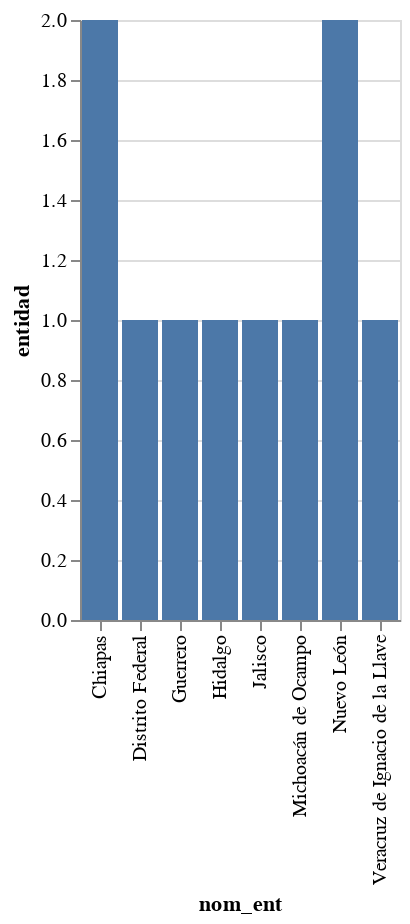

Notebook cell for this chart:
### Markdown cell above
Solucion inciso c)

### Code cell
muestra10_1 = dataframe.sample(n=10)
muestra10_1
m10_1 = muestra10_1.groupby('nom_ent').count()
m10_1.to_csv('m10_1.csv')
df10_1 = pd.read_csv('m10_1.csv')
alt.Chart(df10_1).mark_bar().encode(
    alt.X("nom_ent"),
    y='entidad',
)

### Figure 1 — Vega-Lite specification as saved in the notebook (floating-point values rounded to 4 significant figures)
{"config": {"view": {"continuousWidth": 400, "continuousHeight": 300}}, "data": {"name": "data-3bcb4688a24285aa0aaa733d8c22dc3c"}, "mark": "bar", "encoding": {"x": {"field": "nom_ent", "type": "nominal"}, "y": {"field": "entidad", "type": "quantitative"}}, "$schema": "https://vega.github.io/schema/vega-lite/v4.17.0.json", "datasets": {"data-3bcb4688a24285aa0aaa733d8c22dc3c": [{"nom_ent": "Chiapas", "entidad": 2, "mun": 2, "nom_mun": 2, "loc": 2, "nom_loc": 2, "longitud": 2, "latitud": 2, "altitud": 2, "p_total": 2, "p_mas": 2, "p_fem": 2, "p_0a4_an": 2, "p_0a4_ma": 2, "p_0a4_fe": 2, "p_0a14_a": 2, "p_0a14_ma": 2, "p_0a14_fe": 2, "p_5_an": 2, "p_5ymas": 2, "p_5ymas_m": 2, "p_5ymas_f": 2, "p_6a11_an": 2, "p_6a14_an": 2, "p_6a14_m": 2, "p_6a14_f": 2, "p_12a14_an": 2, "p_12ymas": 2, "p_15ymas": 2, "p_15ymas_m": 2, "p_15ymas_f": 2, "p_15a24": 2, "p_f_15a49": 2, "p_15a59": 2, "p_15a59_m": 2, "p_15a59_f": 2, "p_18ymas": 2, "p_m_18ymas": 2, "p_f_18ymas": 2, "p_60ymas": 2, "p_m_60ymas": 2, "p_f_60ymas": 2, "p_65ymas": 2, "p_65ymas_m": 2, "p_65ymas_f": 2, "rel_h_m": 2, "prom_hnv": 2, "p_re2000": 2, "p_oe2000": 2, "p_m_oe2000": 2, "p_f_oe2000": 2, "p_eu2000": 2, "p_sinder": 2, "p_dere": 2, "p_imss": 2, "p_issste": 2, "p_segpop": 2, "p_8a14an": 2, "p_m_8a14an": 2, "p_f_8a14an": 2, "p_15maan": 2, "p_m_15maan": 2, "p_f_15maan": 2, "p_5_noae": 2, "p_m_5_noae": 2, "p_f_5_noae": 2, "p_6a11_noa": 2, "p6a14noa": 2, "pm_6a14noa": 2, "pf_6a14noa": 2, "p12a14_noa": 2, "p_15a24a": 2, "p_m_15a24a": 2, "p_f_15a24a": 2, "p15ymase": 2, "pm_15ymase": 2, "pf_15ymase": 2, "p15ym_ebin": 2, "pm15ymebin": 2, "pf15ymebin": 2, "p15ym_ebc": 2, "pm15ym_ebc": 2, "pf15ym_ebc": 2, "p15ymapb": 2, "pm_15ymapb": 2, "pf_15ymapb": 2, "graproes": 2, "gradoes_m": 2, "gradoes_f": 2, "p5ymahli": 2, "p5ymahli_m": 2, "p5ymahli_f": 2, "p5ymaline": 2, "pm5ymaline": 2, "pf5ymaline": 2, "p5ymalies": 2, "pmymalies": 2, "pfymalies": 2, "p_hog_ind": 2, "tot_hog": 2, "hogar_jm": 2, "hogar_jf": 2, "p_hogar": 2, "p_hog_jm": 2, "p_hog_jf": 2, "t_vivhab": 2, "vivparha": 2, "o_vivpar": 2, "pro_vipa": 2, "pro_c_vp": 2, "vph_pidt": 2, "vph_con_pt": 2, "vph_1dor": 2, "vph_2ymasd": 2, "vph_1cua": 2, "vph_2cua": 2, "vph_3ymasc": 2, "vph_excsa": 2, "vph_agdv": 2, "vph_noag": 2, "vph_dren": 2, "vph_nodren": 2, "vph_enel": 2, "vph_dree": 2, "vph_nade": 2, "vph_sbie": 2, "vph_tv": 2, "vph_refr": 2, "vph_lava": 2, "vph_pc": 2}, {"nom_ent": "Distrito Federal", "entidad": 1, "mun": 1, "nom_mun": 1, "loc": 1, "nom_loc": 1, "longitud": 1, "latitud": 1, "altitud": 1, "p_total": 1, "p_mas": 1, "p_fem": 1, "p_0a4_an": 1, "p_0a4_ma": 1, "p_0a4_fe": 1, "p_0a14_a": 1, "p_0a14_ma": 1, "p_0a14_fe": 1, "p_5_an": 1, "p_5ymas": 1, "p_5ymas_m": 1, "p_5ymas_f": 1, "p_6a11_an": 1, "p_6a14_an": 1, "p_6a14_m": 1, "p_6a14_f": 1, "p_12a14_an": 1, "p_12ymas": 1, "p_15ymas": 1, "p_15ymas_m": 1, "p_15ymas_f": 1, "p_15a24": 1, "p_f_15a49": 1, "p_15a59": 1, "p_15a59_m": 1, "p_15a59_f": 1, "p_18ymas": 1, "p_m_18ymas": 1, "p_f_18ymas": 1, "p_60ymas": 1, "p_m_60ymas": 1, "p_f_60ymas": 1, "p_65ymas": 1, "p_65ymas_m": 1, "p_65ymas_f": 1, "rel_h_m": 1, "prom_hnv": 1, "p_re2000": 1, "p_oe2000": 1, "p_m_oe2000": 1, "p_f_oe2000": 1, "p_eu2000": 1, "p_sinder": 1, "p_dere": 1, "p_imss": 1, "p_issste": 1, "p_segpop": 1, "p_8a14an": 1, "p_m_8a14an": 1, "p_f_8a14an": 1, "p_15maan": 1, "p_m_15maan": 1, "p_f_15maan": 1, "p_5_noae": 1, "p_m_5_noae": 1, "p_f_5_noae": 1, "p_6a11_noa": 1, "p6a14noa": 1, "pm_6a14noa": 1, "pf_6a14noa": 1, "p12a14_noa": 1, "p_15a24a": 1, "p_m_15a24a": 1, "p_f_15a24a": 1, "p15ymase": 1, "pm_15ymase": 1, "pf_15ymase": 1, "p15ym_ebin": 1, "pm15ymebin": 1, "pf15ymebin": 1, "p15ym_ebc": 1, "pm15ym_ebc": 1, "pf15ym_ebc": 1, "p15ymapb": 1, "pm_15ymapb": 1, "pf_15ymapb": 1, "graproes": 1, "gradoes_m": 1, "gradoes_f": 1, "p5ymahli": 1, "p5ymahli_m": 1, "p5ymahli_f": 1, "p5ymaline": 1, "pm5ymaline": 1, "pf5ymaline": 1, "p5ymalies": 1, "pmymalies": 1, "pfymalies": 1, "p_hog_ind": 1, "tot_hog": 1, "hogar_jm": 1, "hogar_jf": 1, "p_hogar": 1, "p_hog_jm": 1, "p_hog_jf": 1, "t_vivhab": 1, "vivparha": 1, "o_vivpar": 1, "pro_vipa": 1, "pro_c_vp": 1, "vph_pidt": 1, "vph_con_pt": 1, "vph_1dor": 1, "vph_2ymasd": 1, "vph_1cua": 1, "vph_2cua": 1, "vph_3ymasc": 1, "vph_excsa": 1, "vph_agdv": 1, "vph_noag": 1, "vph_dren": 1, "vph_nodren": 1, "vph_enel": 1, "vph_dree": 1, "vph_nade": 1, "vph_sbie": 1, "vph_tv": 1, "vph_refr": 1, "vph_lava": 1, "vph_pc": 1}, {"nom_ent": "Guerrero", "entidad": 1, "mun": 1, "nom_mun": 1, "loc": 1, "nom_loc": 1, "longitud": 1, "latitud": 1, "altitud": 1, "p_total": 1, "p_mas": 1, "p_fem": 1, "p_0a4_an": 1, "p_0a4_ma": 1, "p_0a4_fe": 1, "p_0a14_a": 1, "p_0a14_ma": 1, "p_0a14_fe": 1, "p_5_an": 1, "p_5ymas": 1, "p_5ymas_m": 1, "p_5ymas_f": 1, "p_6a11_an": 1, "p_6a14_an": 1, "p_6a14_m": 1, "p_6a14_f": 1, "p_12a14_an": 1, "p_12ymas": 1, "p_15ymas": 1, "p_15ymas_m": 1, "p_15ymas_f": 1, "p_15a24": 1, "p_f_15a49": 1, "p_15a59": 1, "p_15a59_m": 1, "p_15a59_f": 1, "p_18ymas": 1, "p_m_18ymas": 1, "p_f_18ymas": 1, "p_60ymas": 1, "p_m_60ymas": 1, "p_f_60ymas": 1, "p_65ymas": 1, "p_65ymas_m": 1, "p_65ymas_f": 1, "rel_h_m": 1, "prom_hnv": 1, "p_re2000": 1, "p_oe2000": 1, "p_m_oe2000": 1, "p_f_oe2000": 1, "p_eu2000": 1, "p_sinder": 1, "p_dere": 1, "p_imss": 1, "p_issste": 1, "p_segpop": 1, "p_8a14an": 1, "p_m_8a14an": 1, "p_f_8a14an": 1, "p_15maan": 1, "p_m_15maan": 1, "p_f_15maan": 1, "p_5_noae": 1, "p_m_5_noae": 1, "p_f_5_noae": 1, "p_6a11_noa": 1, "p6a14noa": 1, "pm_6a14noa": 1, "pf_6a14noa": 1, "p12a14_noa": 1, "p_15a24a": 1, "p_m_15a24a": 1, "p_f_15a24a": 1, "p15ymase": 1, "pm_15ymase": 1, "pf_15ymase": 1, "p15ym_ebin": 1, "pm15ymebin": 1, "pf15ymebin": 1, "p15ym_ebc": 1, "pm15ym_ebc": 1, "pf15ym_ebc": 1, "p15ymapb": 1, "pm_15ymapb": 1, "pf_15ymapb": 1, "graproes": 1, "gradoes_m": 1, "gradoes_f": 1, "p5ymahli": 1, "p5ymahli_m": 1, "p5ymahli_f": 1, "p5ymaline": 1, "pm5ymaline": 1, "pf5ymaline": 1, "p5ymalies": 1, "pmymalies": 1, "pfymalies": 1, "p_hog_ind": 1, "tot_hog": 1, "hogar_jm": 1, "hogar_jf": 1, "p_hogar": 1, "p_hog_jm": 1, "p_hog_jf": 1, "t_vivhab": 1, "vivparha": 1, "o_vivpar": 1, "pro_vipa": 1, "pro_c_vp": 1, "vph_pidt": 1, "vph_con_pt": 1, "vph_1dor": 1, "vph_2ymasd": 1, "vph_1cua": 1, "vph_2cua": 1, "vph_3ymasc": 1, "vph_excsa": 1, "vph_agdv": 1, "vph_noag": 1, "vph_dren": 1, "vph_nodren": 1, "vph_enel": 1, "vph_dree": 1, "vph_nade": 1, "vph_sbie": 1, "vph_tv": 1, "vph_refr": 1, "vph_lava": 1, "vph_pc": 1}, {"nom_ent": "Hidalgo", "entidad": 1, "mun": 1, "nom_mun": 1, "loc": 1, "nom_loc": 1, "longitud": 1, "latitud": 1, "altitud": 1, "p_total": 1, "p_mas": 1, "p_fem": 1, "p_0a4_an": 1, "p_0a4_ma": 1, "p_0a4_fe": 1, "p_0a14_a": 1, "p_0a14_ma": 1, "p_0a14_fe": 1, "p_5_an": 1, "p_5ymas": 1, "p_5ymas_m": 1, "p_5ymas_f": 1, "p_6a11_an": 1, "p_6a14_an": 1, "p_6a14_m": 1, "p_6a14_f": 1, "p_12a14_an": 1, "p_12ymas": 1, "p_15ymas": 1, "p_15ymas_m": 1, "p_15ymas_f": 1, "p_15a24": 1, "p_f_15a49": 1, "p_15a59": 1, "p_15a59_m": 1, "p_15a59_f": 1, "p_18ymas": 1, "p_m_18ymas": 1, "p_f_18ymas": 1, "p_60ymas": 1, "p_m_60ymas": 1, "p_f_60ymas": 1, "p_65ymas": 1, "p_65ymas_m": 1, "p_65ymas_f": 1, "rel_h_m": 1, "prom_hnv": 1, "p_re2000": 1, "p_oe2000": 1, "p_m_oe2000": 1, "p_f_oe2000": 1, "p_eu2000": 1, "p_sinder": 1, "p_dere": 1, "p_imss": 1, "p_issste": 1, "p_segpop": 1, "p_8a14an": 1, "p_m_8a14an": 1, "p_f_8a14an": 1, "p_15maan": 1, "p_m_15maan": 1, "p_f_15maan": 1, "p_5_noae": 1, "p_m_5_noae": 1, "p_f_5_noae": 1, "p_6a11_noa": 1, "p6a14noa": 1, "pm_6a14noa": 1, "pf_6a14noa": 1, "p12a14_noa": 1, "p_15a24a": 1, "p_m_15a24a": 1, "p_f_15a24a": 1, "p15ymase": 1, "pm_15ymase": 1, "pf_15ymase": 1, "p15ym_ebin": 1, "pm15ymebin": 1, "pf15ymebin": 1, "p15ym_ebc": 1, "pm15ym_ebc": 1, "pf15ym_ebc": 1, "p15ymapb": 1, "pm_15ymapb": 1, "pf_15ymapb": 1, "graproes": 1, "gradoes_m": 1, "gradoes_f": 1, "p5ymahli": 1, "p5ymahli_m": 1, "p5ymahli_f": 1, "p5ymaline": 1, "pm5ymaline": 1, "pf5ymaline": 1, "p5ymalies": 1, "pmymalies": 1, "pfymalies": 1, "p_hog_ind": 1, "tot_hog": 1, "hogar_jm": 1, "hogar_jf": 1, "p_hogar": 1, "p_hog_jm": 1, "p_hog_jf": 1, "t_vivhab": 1, "vivparha": 1, "o_vivpar": 1, "pro_vipa": 1, "pro_c_vp": 1, "vph_pidt": 1, "vph_con_pt": 1, "vph_1dor": 1, "vph_2ymasd": 1, "vph_1cua": 1, "vph_2cua": 1, "vph_3ymasc": 1, "vph_excsa": 1, "vph_agdv": 1, "vph_noag": 1, "vph_dren": 1, "vph_nodren": 1, "vph_enel": 1, "vph_dree": 1, "vph_nade": 1, "vph_sbie": 1, "vph_tv": 1, "vph_refr": 1, "vph_lava": 1, "vph_pc": 1}, {"nom_ent": "Jalisco", "entidad": 1, "mun": 1, "nom_mun": 1, "loc": 1, "nom_loc": 1, "longitud": 1, "latitud": 1, "altitud": 1, "p_total": 1, "p_mas": 1, "p_fem": 1, "p_0a4_an": 1, "p_0a4_ma": 1, "p_0a4_fe": 1, "p_0a14_a": 1, "p_0a14_ma": 1, "p_0a14_fe": 1, "p_5_an": 1, "p_5ymas": 1, "p_5ymas_m": 1, "p_5ymas_f": 1, "p_6a11_an": 1, "p_6a14_an": 1, "p_6a14_m": 1, "p_6a14_f": 1, "p_12a14_an": 1, "p_12ymas": 1, "p_15ymas": 1, "p_15ymas_m": 1, "p_15ymas_f": 1, "p_15a24": 1, "p_f_15a49": 1, "p_15a59": 1, "p_15a59_m": 1, "p_15a59_f": 1, "p_18ymas": 1, "p_m_18ymas": 1, "p_f_18ymas": 1, "p_60ymas": 1, "p_m_60ymas": 1, "p_f_60ymas": 1, "p_65ymas": 1, "p_65ymas_m": 1, "p_65ymas_f": 1, "rel_h_m": 1, "prom_hnv": 1, "p_re2000": 1, "p_oe2000": 1, "p_m_oe2000": 1, "p_f_oe2000": 1, "p_eu2000": 1, "p_sinder": 1, "p_dere": 1, "p_imss": 1, "p_issste": 1, "p_segpop": 1, "p_8a14an": 1, "p_m_8a14an": 1, "p_f_8a14an": 1, "p_15maan": 1, "p_m_15maan": 1, "p_f_15maan": 1, "p_5_noae": 1, "p_m_5_noae": 1, "p_f_5_noae": 1, "p_6a11_noa": 1, "p6a14noa": 1, "pm_6a14noa": 1, "pf_6a14noa": 1, "p12a14_noa": 1, "p_15a24a": 1, "p_m_15a24a": 1, "p_f_15a24a": 1, "p15ymase": 1, "pm_15ymase": 1, "pf_15ymase": 1, "p15ym_ebin": 1, "pm15ymebin": 1, "pf15ymebin": 1, "p15ym_ebc": 1, "pm15ym_ebc": 1, "pf15ym_ebc": 1, "p15ymapb": 1, "pm_15ymapb": 1, "pf_15ymapb": 1, "graproes": 1, "gradoes_m": 1, "gradoes_f": 1, "p5ymahli": 1, "p5ymahli_m": 1, "p5ymahli_f": 1, "p5ymaline": 1, "pm5ymaline": 1, "pf5ymaline": 1, "p5ymalies": 1, "pmymalies": 1, "pfymalies": 1, "p_hog_ind": 1, "tot_hog": 1, "hogar_jm": 1, "hogar_jf": 1, "p_hogar": 1, "p_hog_jm": 1, "p_hog_jf": 1, "t_vivhab": 1, "vivparha": 1, "o_vivpar": 1, "pro_vipa": 1, "pro_c_vp": 1, "vph_pidt": 1, "vph_con_pt": 1, "vph_1dor": 1, "vph_2ymasd": 1, "vph_1cua": 1, "vph_2cua": 1, "vph_3ymasc": 1, "vph_excsa": 1, "vph_agdv": 1, "vph_noag": 1, "vph_dren": 1, "vph_nodren": 1, "vph_enel": 1, "vph_dree": 1, "vph_nade": 1, "vph_sbie": 1, "vph_tv": 1, "vph_refr": 1, "vph_lava": 1, "vph_pc": 1}, {"nom_ent": "Michoacán de Ocampo", "entidad": 1, "mun": 1, "nom_mun": 1, "loc": 1, "nom_loc": 1, "longitud": 1, "latitud": 1, "altitud": 1, "p_total": 1, "p_mas": 1, "p_fem": 1, "p_0a4_an": 1, "p_0a4_ma": 1, "p_0a4_fe": 1, "p_0a14_a": 1, "p_0a14_ma": 1, "p_0a14_fe": 1, "p_5_an": 1, "p_5ymas": 1, "p_5ymas_m": 1, "p_5ymas_f": 1, "p_6a11_an": 1, "p_6a14_an": 1, "p_6a14_m": 1, "p_6a14_f": 1, "p_12a14_an": 1, "p_12ymas": 1, "p_15ymas": 1, "p_15ymas_m": 1, "p_15ymas_f": 1, "p_15a24": 1, "p_f_15a49": 1, "p_15a59": 1, "p_15a59_m": 1, "p_15a59_f": 1, "p_18ymas": 1, "p_m_18ymas": 1, "p_f_18ymas": 1, "p_60ymas": 1, "p_m_60ymas": 1, "p_f_60ymas": 1, "p_65ymas": 1, "p_65ymas_m": 1, "p_65ymas_f": 1, "rel_h_m": 1, "prom_hnv": 1, "p_re2000": 1, "p_oe2000": 1, "p_m_oe2000": 1, "p_f_oe2000": 1, "p_eu2000": 1, "p_sinder": 1, "p_dere": 1, "p_imss": 1, "p_issste": 1, "p_segpop": 1, "p_8a14an": 1, "p_m_8a14an": 1, "p_f_8a14an": 1, "p_15maan": 1, "p_m_15maan": 1, "p_f_15maan": 1, "p_5_noae": 1, "p_m_5_noae": 1, "p_f_5_noae": 1, "p_6a11_noa": 1, "p6a14noa": 1, "pm_6a14noa": 1, "pf_6a14noa": 1, "p12a14_noa": 1, "p_15a24a": 1, "p_m_15a24a": 1, "p_f_15a24a": 1, "p15ymase": 1, "pm_15ymase": 1, "pf_15ymase": 1, "p15ym_ebin": 1, "pm15ymebin": 1, "pf15ymebin": 1, "p15ym_ebc": 1, "pm15ym_ebc": 1, "pf15ym_ebc": 1, "p15ymapb": 1, "pm_15ymapb": 1, "pf_15ymapb": 1, "graproes": 1, "gradoes_m": 1, "gradoes_f": 1, "p5ymahli": 1, "p5ymahli_m": 1, "p5ymahli_f": 1, "p5ymaline": 1, "pm5ymaline": 1, "pf5ymaline": 1, "p5ymalies": 1, "pmymalies": 1, "pfymalies": 1, "p_hog_ind": 1, "tot_hog": 1, "hogar_jm": 1, "hogar_jf": 1, "p_hogar": 1, "p_hog_jm": 1, "p_hog_jf": 1, "t_vivhab": 1, "vivparha": 1, "o_vivpar": 1, "pro_vipa": 1, "pro_c_vp": 1, "vph_pidt": 1, "vph_con_pt": 1, "vph_1dor": 1, "vph_2ymasd": 1, "vph_1cua": 1, "vph_2cua": 1, "vph_3ymasc": 1, "vph_excsa": 1, "vph_agdv": 1, "vph_noag": 1, "vph_dren": 1, "vph_nodren": 1, "vph_enel": 1, "vph_dree": 1, "vph_nade": 1, "vph_sbie": 1, "vph_tv": 1, "vph_refr": 1, "vph_lava": 1, "vph_pc": 1}, {"nom_ent": "Nuevo León", "entidad": 2, "mun": 2, "nom_mun": 2, "loc": 2, "nom_loc": 2, "longitud": 2, "latitud": 2, "altitud": 2, "p_total": 2, "p_mas": 2, "p_fem": 2, "p_0a4_an": 2, "p_0a4_ma": 2, "p_0a4_fe": 2, "p_0a14_a": 2, "p_0a14_ma": 2, "p_0a14_fe": 2, "p_5_an": 2, "p_5ymas": 2, "p_5ymas_m": 2, "p_5ymas_f": 2, "p_6a11_an": 2, "p_6a14_an": 2, "p_6a14_m": 2, "p_6a14_f": 2, "p_12a14_an": 2, "p_12ymas": 2, "p_15ymas": 2, "p_15ymas_m": 2, "p_15ymas_f": 2, "p_15a24": 2, "p_f_15a49": 2, "p_15a59": 2, "p_15a59_m": 2, "p_15a59_f": 2, "p_18ymas": 2, "p_m_18ymas": 2, "p_f_18ymas": 2, "p_60ymas": 2, "p_m_60ymas": 2, "p_f_60ymas": 2, "p_65ymas": 2, "p_65ymas_m": 2, "p_65ymas_f": 2, "rel_h_m": 2, "prom_hnv": 2, "p_re2000": 2, "p_oe2000": 2, "p_m_oe2000": 2, "p_f_oe2000": 2, "p_eu2000": 2, "p_sinder": 2, "p_dere": 2, "p_imss": 2, "p_issste": 2, "p_segpop": 2, "p_8a14an": 2, "p_m_8a14an": 2, "p_f_8a14an": 2, "p_15maan": 2, "p_m_15maan": 2, "p_f_15maan": 2, "p_5_noae": 2, "p_m_5_noae": 2, "p_f_5_noae": 2, "p_6a11_noa": 2, "p6a14noa": 2, "pm_6a14noa": 2, "pf_6a14noa": 2, "p12a14_noa": 2, "p_15a24a": 2, "p_m_15a24a": 2, "p_f_15a24a": 2, "p15ymase": 2, "pm_15ymase": 2, "pf_15ymase": 2, "p15ym_ebin": 2, "pm15ymebin": 2, "pf15ymebin": 2, "p15ym_ebc": 2, "pm15ym_ebc": 2, "pf15ym_ebc": 2, "p15ymapb": 2, "pm_15ymapb": 2, "pf_15ymapb": 2, "graproes": 2, "gradoes_m": 2, "gradoes_f": 2, "p5ymahli": 2, "p5ymahli_m": 2, "p5ymahli_f": 2, "p5ymaline": 2, "pm5ymaline": 2, "pf5ymaline": 2, "p5ymalies": 2, "pmymalies": 2, "pfymalies": 2, "p_hog_ind": 2, "tot_hog": 2, "hogar_jm": 2, "hogar_jf": 2, "p_hogar": 2, "p_hog_jm": 2, "p_hog_jf": 2, "t_vivhab": 2, "vivparha": 2, "o_vivpar": 2, "pro_vipa": 2, "pro_c_vp": 2, "vph_pidt": 2, "vph_con_pt": 2, "vph_1dor": 2, "vph_2ymasd": 2, "vph_1cua": 2, "vph_2cua": 2, "vph_3ymasc": 2, "vph_excsa": 2, "vph_agdv": 2, "vph_noag": 2, "vph_dren": 2, "vph_nodren": 2, "vph_enel": 2, "vph_dree": 2, "vph_nade": 2, "vph_sbie": 2, "vph_tv": 2, "vph_refr": 2, "vph_lava": 2, "vph_pc": 2}, {"nom_ent": "Veracruz de Ignacio de la Llave", "entidad": 1, "mun": 1, "nom_mun": 1, "loc": 1, "nom_loc": 1, "longitud": 1, "latitud": 1, "altitud": 1, "p_total": 1, "p_mas": 1, "p_fem": 1, "p_0a4_an": 1, "p_0a4_ma": 1, "p_0a4_fe": 1, "p_0a14_a": 1, "p_0a14_ma": 1, "p_0a14_fe": 1, "p_5_an": 1, "p_5ymas": 1, "p_5ymas_m": 1, "p_5ymas_f": 1, "p_6a11_an": 1, "p_6a14_an": 1, "p_6a14_m": 1, "p_6a14_f": 1, "p_12a14_an": 1, "p_12ymas": 1, "p_15ymas": 1, "p_15ymas_m": 1, "p_15ymas_f": 1, "p_15a24": 1, "p_f_15a49": 1, "p_15a59": 1, "p_15a59_m": 1, "p_15a59_f": 1, "p_18ymas": 1, "p_m_18ymas": 1, "p_f_18ymas": 1, "p_60ymas": 1, "p_m_60ymas": 1, "p_f_60ymas": 1, "p_65ymas": 1, "p_65ymas_m": 1, "p_65ymas_f": 1, "rel_h_m": 1, "prom_hnv": 1, "p_re2000": 1, "p_oe2000": 1, "p_m_oe2000": 1, "p_f_oe2000": 1, "p_eu2000": 1, "p_sinder": 1, "p_dere": 1, "p_imss": 1, "p_issste": 1, "p_segpop": 1, "p_8a14an": 1, "p_m_8a14an": 1, "p_f_8a14an": 1, "p_15maan": 1, "p_m_15maan": 1, "p_f_15maan": 1, "p_5_noae": 1, "p_m_5_noae": 1, "p_f_5_noae": 1, "p_6a11_noa": 1, "p6a14noa": 1, "pm_6a14noa": 1, "pf_6a14noa": 1, "p12a14_noa": 1, "p_15a24a": 1, "p_m_15a24a": 1, "p_f_15a24a": 1, "p15ymase": 1, "pm_15ymase": 1, "pf_15ymase": 1, "p15ym_ebin": 1, "pm15ymebin": 1, "pf15ymebin": 1, "p15ym_ebc": 1, "pm15ym_ebc": 1, "pf15ym_ebc": 1, "p15ymapb": 1, "pm_15ymapb": 1, "pf_15ymapb": 1, "graproes": 1, "gradoes_m": 1, "gradoes_f": 1, "p5ymahli": 1, "p5ymahli_m": 1, "p5ymahli_f": 1, "p5ymaline": 1, "pm5ymaline": 1, "pf5ymaline": 1, "p5ymalies": 1, "pmymalies": 1, "pfymalies": 1, "p_hog_ind": 1, "tot_hog": 1, "hogar_jm": 1, "hogar_jf": 1, "p_hogar": 1, "p_hog_jm": 1, "p_hog_jf": 1, "t_vivhab": 1, "vivparha": 1, "o_vivpar": 1, "pro_vipa": 1, "pro_c_vp": 1, "vph_pidt": 1, "vph_con_pt": 1, "vph_1dor": 1, "vph_2ymasd": 1, "vph_1cua": 1, "vph_2cua": 1, "vph_3ymasc": 1, "vph_excsa": 1, "vph_agdv": 1, "vph_noag": 1, "vph_dren": 1, "vph_nodren": 1, "vph_enel": 1, "vph_dree": 1, "vph_nade": 1, "vph_sbie": 1, "vph_tv": 1, "vph_refr": 1, "vph_lava": 1, "vph_pc": 1}]}}
